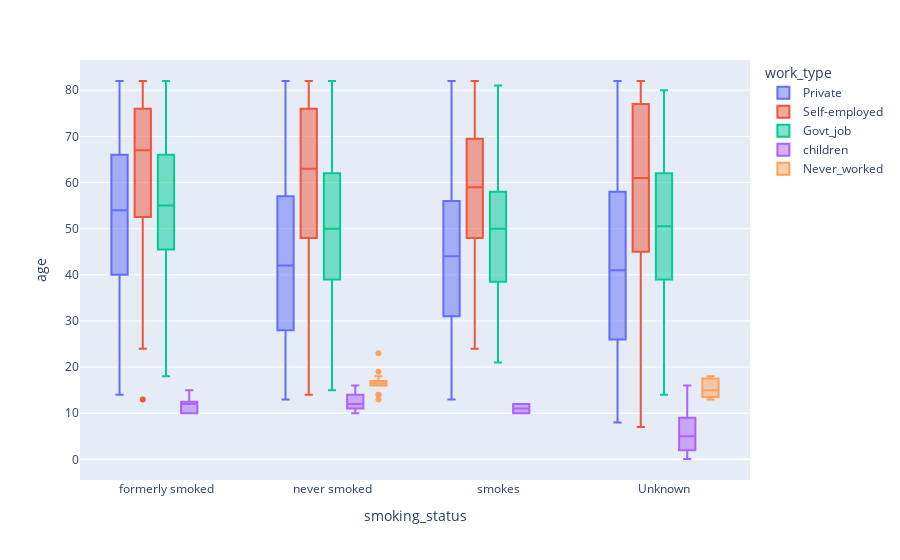

Write notebook code for a chart like this one.
### Code cell
fig = px.box(df, x="smoking_status", y="age" , color='work_type') 
fig.update_traces(quartilemethod="exclusive") # or "inclusive", or "linear" by default
fig.show()

### Figure 1 — Plotly figure (JSON) as saved in the notebook; plotly's stock layout.template omitted (floating-point values rounded to 4 significant figures; data arrays with more than 128 entries replaced by an {"elided": "..."} marker saying what was removed)
{"data": [{"alignmentgroup": "True", "hovertemplate": "work_type=Private<br>smoking_status=%{x}<br>age=%{y}<extra></extra>", "legendgroup": "Private", "marker": {"color": "#636efa"}, "name": "Private", "notched": false, "offsetgroup": "Private", "orientation": "v", "quartilemethod": "exclusive", "showlegend": true, "type": "box", "x": {"elided": "2925 str values"}, "x0": " ", "xaxis": "x", "y": {"elided": "2925 int values"}, "y0": " ", "yaxis": "y"}, {"alignmentgroup": "True", "hovertemplate": "work_type=Self-employed<br>smoking_status=%{x}<br>age=%{y}<extra></extra>", "legendgroup": "Self-employed", "marker": {"color": "#EF553B"}, "name": "Self-employed", "notched": false, "offsetgroup": "Self-employed", "orientation": "v", "quartilemethod": "exclusive", "showlegend": true, "type": "box", "x": {"elided": "819 str values"}, "x0": " ", "xaxis": "x", "y": {"elided": "819 int values"}, "y0": " ", "yaxis": "y"}, {"alignmentgroup": "True", "hovertemplate": "work_type=Govt_job<br>smoking_status=%{x}<br>age=%{y}<extra></extra>", "legendgroup": "Govt_job", "marker": {"color": "#00cc96"}, "name": "Govt_job", "notched": false, "offsetgroup": "Govt_job", "orientation": "v", "quartilemethod": "exclusive", "showlegend": true, "type": "box", "x": {"elided": "657 str values"}, "x0": " ", "xaxis": "x", "y": {"elided": "657 int values"}, "y0": " ", "yaxis": "y"}, {"alignmentgroup": "True", "hovertemplate": "work_type=children<br>smoking_status=%{x}<br>age=%{y}<extra></extra>", "legendgroup": "children", "marker": {"color": "#ab63fa"}, "name": "children", "notched": false, "offsetgroup": "children", "orientation": "v", "quartilemethod": "exclusive", "showlegend": true, "type": "box", "x": {"elided": "687 str values"}, "x0": " ", "xaxis": "x", "y": {"elided": "687 float values"}, "y0": " ", "yaxis": "y"}, {"alignmentgroup": "True", "hovertemplate": "work_type=Never_worked<br>smoking_status=%{x}<br>age=%{y}<extra></extra>", "legendgroup": "Never_worked", "marker": {"color": "#FFA15A"}, "name": "Never_worked", "notched": false, "offsetgroup": "Never_worked", "orientation": "v", "quartilemethod": "exclusive", "showlegend": true, "type": "box", "x": ["Unknown", "never smoked", "never smoked", "Unknown", "never smoked", "Unknown", "never smoked", "never smoked", "never smoked", "never smoked", "Unknown", "never smoked", "Unknown", "never smoked", "never smoked", "Unknown", "never smoked", "never smoked", "Unknown", "never smoked", "Unknown", "never smoked"], "x0": " ", "xaxis": "x", "y": [14, 23, 19, 13, 17, 17, 13, 16, 14, 17, 15, 16, 18, 14, 17, 15, 16, 18, 13, 17, 18, 16], "y0": " ", "yaxis": "y"}], "layout": {"boxmode": "group", "legend": {"title": {"text": "work_type"}, "tracegroupgap": 0}, "margin": {"t": 60}, "xaxis": {"anchor": "y", "domain": [0, 1], "title": {"text": "smoking_status"}}, "yaxis": {"anchor": "x", "domain": [0, 1], "title": {"text": "age"}}}}
